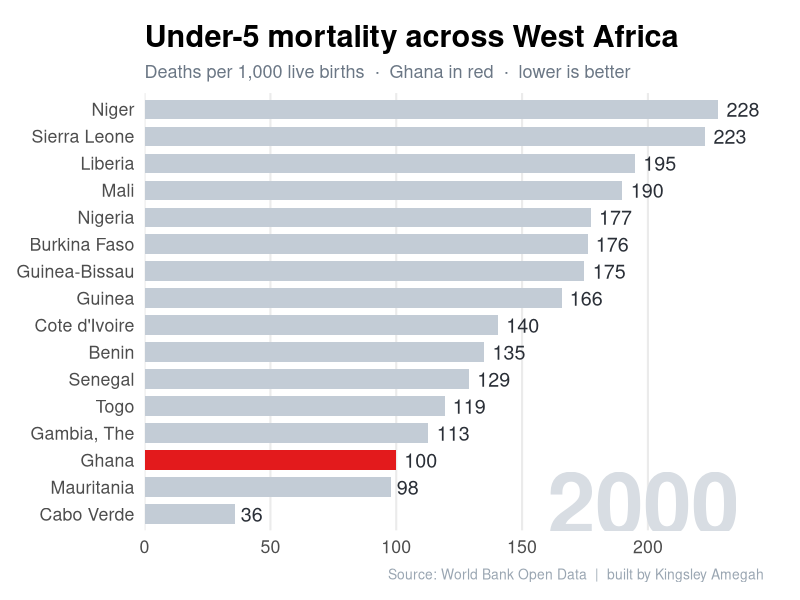
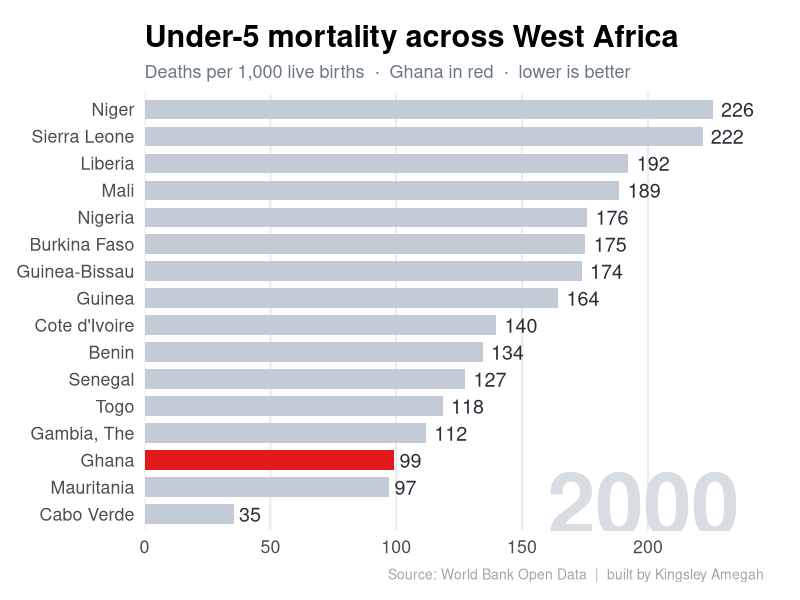
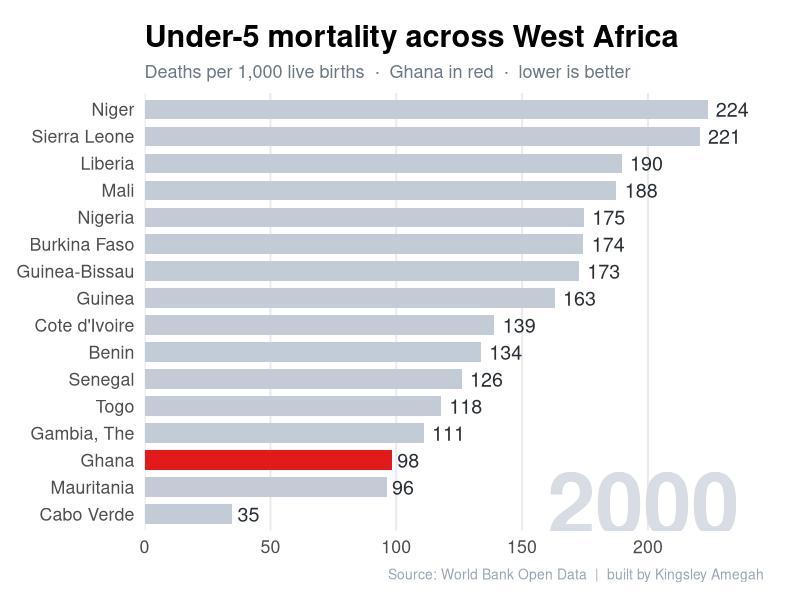
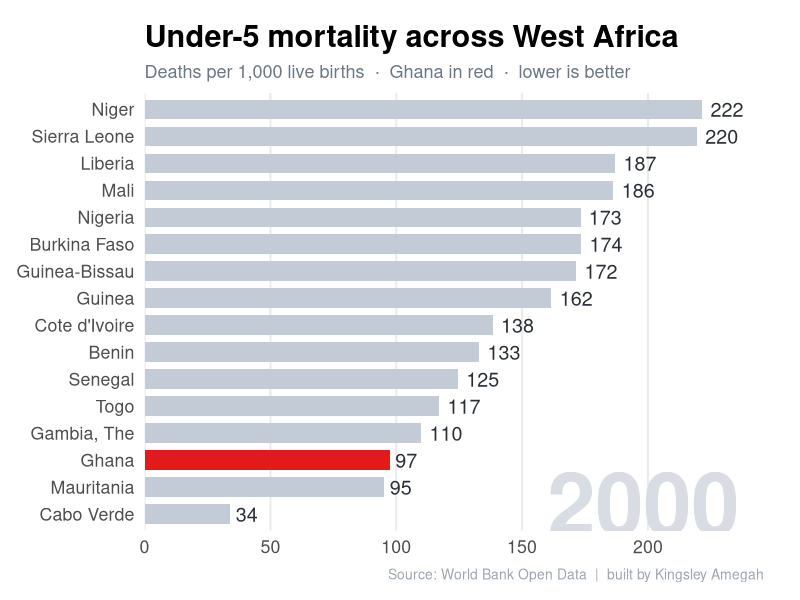
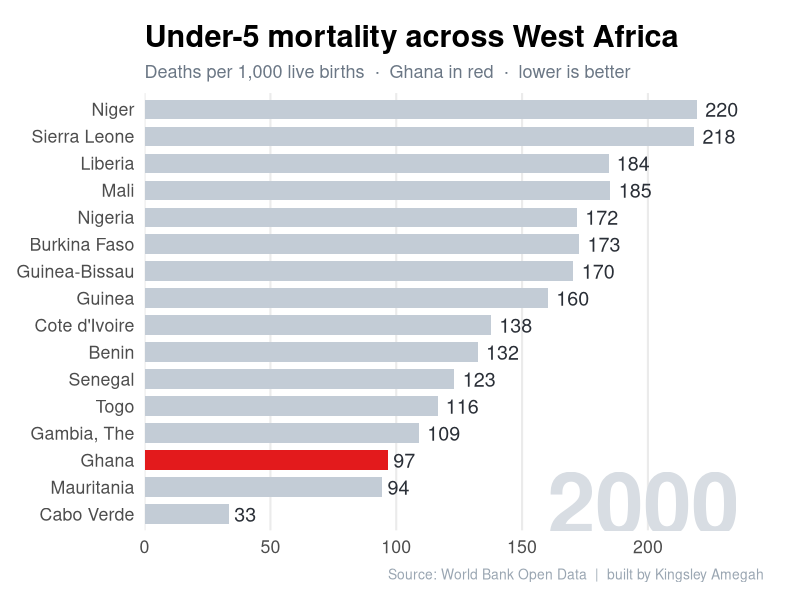
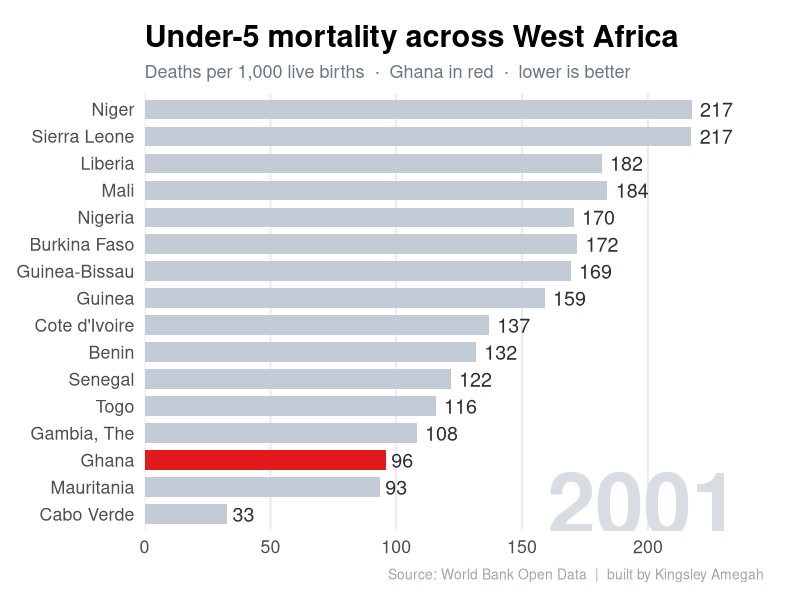
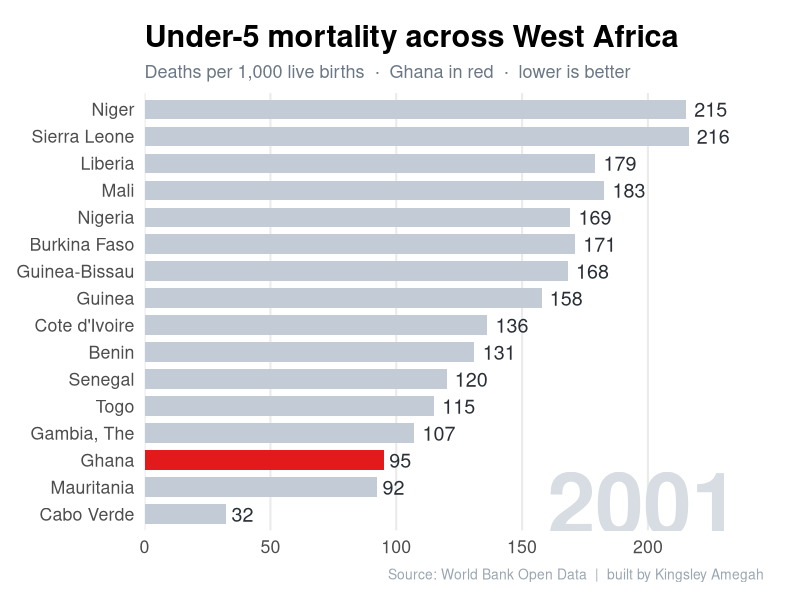
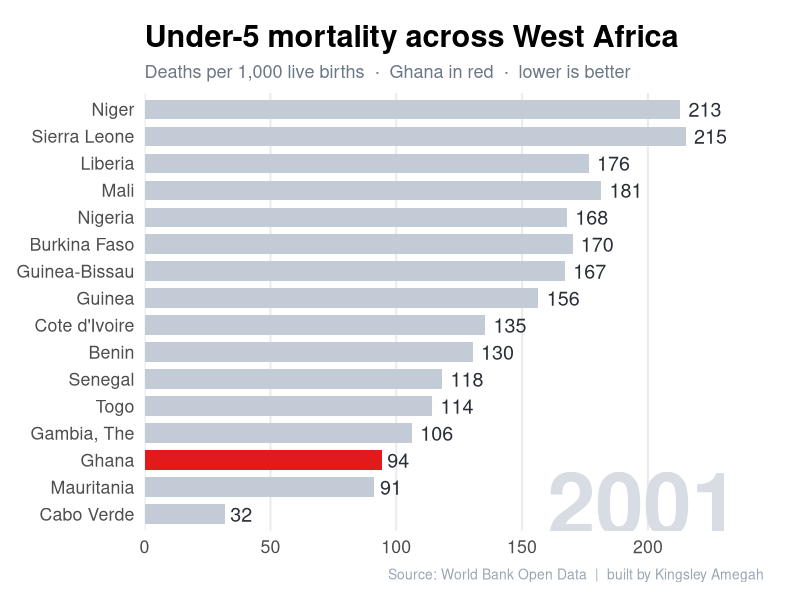

R code for these plots, in order: (Note: this script raises an error after producing the figures.)
# =============================================================================
#  04_make_video.R
#  Renders animation frames (one PNG per step) of under-5 mortality across
#  West Africa, 2000-2022, with Ghana highlighted. ffmpeg then stitches them
#  into an MP4 (see the shell command run after this script).
# =============================================================================

suppressMessages({ library(dplyr); library(ggplot2); library(readr) })

frame_dir <- "frames"
unlink(frame_dir, recursive = TRUE); dir.create(frame_dir)

fact <- read_csv("data/fact_health_long.csv", show_col_types = FALSE)
dimc <- read_csv("data/dim_country.csv",       show_col_types = FALSE)

wa <- fact %>%
  filter(indicator_code == "SH.DYN.MORT") %>%
  inner_join(dimc %>% filter(is_west_africa), by = "iso3") %>%
  select(country_name, iso3, year, value, is_ghana)

years   <- sort(unique(wa$year))
xmax    <- max(wa$value) * 1.08
# Fix bar order by the year-2000 value (worst at the bottom) so bars don't jump
order_lv <- wa %>% filter(year == 2000) %>% arrange(value) %>% pull(country_name)

# Smooth interpolation: create extra steps between each pair of years
steps   <- 5
frame_i <- 0

render_frame <- function(df, yr_label) {
  frame_i <<- frame_i + 1
  df$country_name <- factor(df$country_name, levels = order_lv)
  p <- ggplot(df, aes(value, country_name, fill = is_ghana)) +
    geom_col(width = 0.72) +
    geom_text(aes(label = round(value)), hjust = -0.25, size = 5, color = "#2a2f37") +
    annotate("text", x = xmax * 0.96, y = 1.4, label = yr_label,
             size = 22, color = "#d8dde3", fontface = "bold", hjust = 1) +
    scale_fill_manual(values = c("FALSE" = "#c3ccd6", "TRUE" = "#e31a1c"), guide = "none") +
    scale_x_continuous(limits = c(0, xmax), expand = c(0, 0)) +
    labs(title = "Under-5 mortality across West Africa",
         subtitle = "Deaths per 1,000 live births  ·  Ghana in red  ·  lower is better",
         x = NULL, y = NULL,
         caption = "Source: World Bank Open Data  |  built by Kingsley Amegah") +
    theme_minimal(base_size = 16) +
    theme(plot.title = element_text(face = "bold", size = 22),
          plot.subtitle = element_text(color = "#6b7785", size = 13),
          plot.caption = element_text(color = "#9aa6b2", size = 10),
          panel.grid.major.y = element_blank(),
          panel.grid.minor = element_blank(),
          plot.margin = margin(18, 26, 12, 12))
  ggsave(sprintf("%s/frame_%04d.png", frame_dir, frame_i), p,
         width = 7.2, height = 7.2, dpi = 150)
}

# Build interpolated frames
for (i in seq_len(length(years) - 1)) {
  y0 <- years[i]; y1 <- years[i + 1]
  d0 <- wa %>% filter(year == y0); d1 <- wa %>% filter(year == y1)
  for (s in 0:(steps - 1)) {
    f <- s / steps
    df <- d0 %>%
      rename(v0 = value) %>%
      inner_join(d1 %>% select(iso3, v1 = value), by = "iso3") %>%
      mutate(value = v0 + (v1 - v0) * f)
    render_frame(df, as.character(y0))
  }
}
# Hold on the final year for ~1.5s
final <- wa %>% filter(year == max(years))
for (k in 1:18) render_frame(final, as.character(max(years)))

cat("Rendered", frame_i, "frames to ./", frame_dir, "\n", sep = "")
